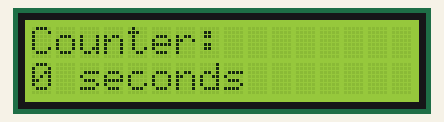
Simulated run of this sketch. Board: Arduino Uno, built with avr-gcc and run on an emulated ATmega328P. On the bench: 16×2 character LCD.

Above: at 0.1 s.
At 3.1 s:
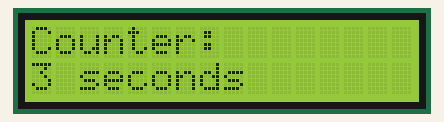
At 7.2 s:
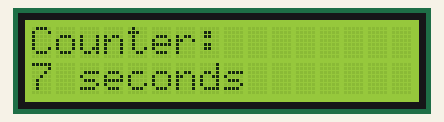
At 16.2 s:
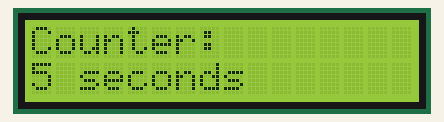
At 24.2 s:
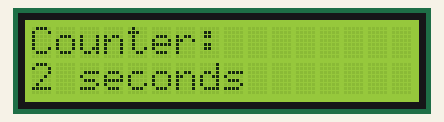
At 32.3 s:
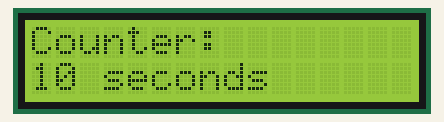

Measured:
- what the display in image 1 shows lasts 1.0 s, from 3.1 s to 4.1 s
- what the display in image 5 shows lasts 2.0 s, from 32.2 s to 34.2 s

The sketch:

counter.ino
```cpp
#include <LiquidCrystal.h> // Include the LCD library

LiquidCrystal LCD(13, 12, 11, 10, 9, 8); // Define the RS, E, DB4, DB5,DB6, DB7 pins on LCD

int counter = 0;    // Initialize the counter variable
int second = 1000;  // 1000 microseconds equals to 1 second

void setup() {
  LCD.begin(16,2);      // Tell Arduino that LCD has 16 columns and 2 rows
  LCD.setCursor(0,0);   // Set LCD cursor to upper left corner, column 0, row 0
  LCD.print("Hello World!");   // Print "Hello world" on the screen

}

void loop() {

  // Count 0 to 10 one by one every single second
   for (counter=0; counter<=10; counter=counter+1){
    LCD.clear();
    LCD.setCursor(0,0);
    LCD.print("Counter:");   // Print "Hello world" on the screen
    LCD.setCursor(0,1);
    LCD.print(counter);
    LCD.print(" seconds");
    delay(1*second);
    }

  // Count 10 to 0 one by one every single second
   for (counter=10; counter>=0; counter=counter-1){
    LCD.clear();
    LCD.setCursor(0,0);
    LCD.print("Counter:");
    LCD.setCursor(0,1);
    LCD.print(counter);
    LCD.print(" seconds");
    delay(1*second);
    }
}
```
